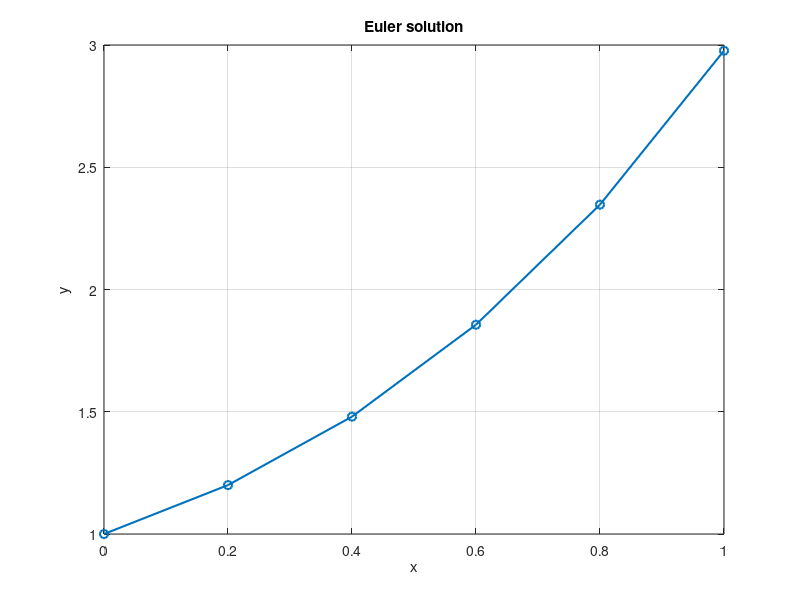

This figure's MATLAB source:
clc;
close all;
clear all;

f = @(x,y) x + y; 
x0 = 0;           
y0 = 1;            
xg = 1;             
h = 0.2;            
n = (xg - x0)/h;    

x(1) = x0;
y(1) = y0;

for i = 1:n
    y(i+1) = y(i) + h * f(x(i), y(i));  
    x(i+1) = x(i) + h;
    fprintf('x=%0.4f  y=%0.6f\n', x(i+1), y(i+1));
end

% Plot Euler approximation
plot(x, y, '-o','LineWidth',1.5,'MarkerSize',6);
xlabel('x'); 
ylabel('y'); 
title('Euler solution');
grid on;
